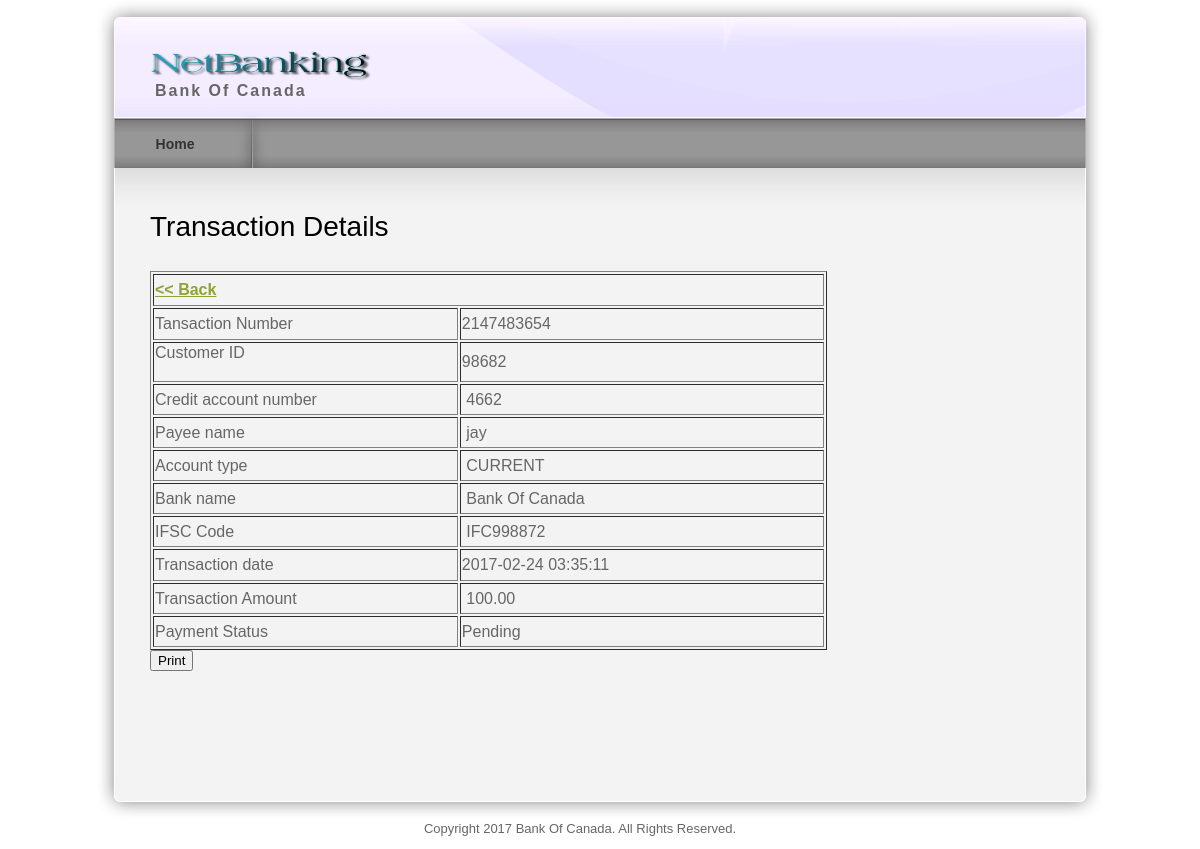
The page /Transactiondetails2.php?trid=2147483654 on the database its author committed.
### tables this page shows
CREATE TABLE `transaction` (
  `transactionid` bigint(15) NOT NULL,
  `customerid` int(10) NOT NULL,
  `accountnumber` varchar(25) NOT NULL,
  `transactiondate` datetime NOT NULL,
  `payeeid` int(25) NOT NULL,
  `payeename` varchar(25) NOT NULL,
  `receiveid` int(10) NOT NULL,
  `receivename` varchar(25) NOT NULL,
  `amount` float(10,2) NOT NULL,
  `paymentstat` varchar(25) NOT NULL
);

CREATE TABLE `registered_payee` (
  `payeeid` int(11) NOT NULL,
  `customerid` int(10) NOT NULL,
  `payeename` varchar(25) NOT NULL,
  `accountnumber` varchar(25) NOT NULL,
  `accounttype` varchar(25) NOT NULL,
  `bankname` varchar(25) NOT NULL,
  `ifsccode` varchar(25) NOT NULL
);

### Transactiondetails2.php (the view, shortened to what this page needs)
<?php
include("header.php");
$rectrans=mysql_query("select * from transaction where transactionid='$_GET[trid]'");
$recs = mysql_fetch_array($rectrans);
$rectransa=mysql_query("select * from registered_payee where payeeid='$recs[payeeid]'");
$recsa = mysql_fetch_array($rectransa);
?>
     <div id="templatemo_main"><span class="main_top"></span>
        <div id="templatemo_content">
        	<h2>Transaction Details</h2>
        	<form id="form1" name="form1" method="post" action="">
        	  <table width="677" border="1">
        	    <tr>
        	      <td height="32" colspan="2"><a href="Transactionmade.php?pst=Complete"><strong>&lt;&lt; Back</strong></a></td>
       	        </tr>
        	    <tr>
        	      <td width="289" height="32">Tansaction Number</td>
        	      <td width="346"><?php echo $recs['transactionid']; ?></td>
      	      </tr>
        	    <tr>
        	      <td height="31">Customer ID<br />
        	        <br /></td>
        	      <td><?php echo $recs['customerid']; ?></td>
      	      </tr>
        	    <tr>
        	      <td height="31">Credit account number</td>
        	      <td>&nbsp;<?php echo $recs['accountnumber']; ?></td>
      	      </tr>
        	    <tr>
        	      <td height="31">Payee name</td>
        	      <td>&nbsp;<?php echo $recsa['payeename']; ?></td>
      	      </tr>
        	    <tr>
        	      <td height="31">Account type</td>
        	      <td>&nbsp;<?php echo $recsa['accounttype']; ?></td>
      	      </tr>
        	    <tr>
        	      <td height="31">Bank name</td>
        	      <td>&nbsp;<?php echo $recsa['bankname']; ?></td>
      	      </tr>
        	    <tr>
        	      <td height="31">IFSC Code</td>
        	      <td>&nbsp;<?php echo $recsa['ifsccode']; ?></td>
      	      </tr>
        	    <tr>
        	      <td height="32">Transaction date</td>
        	      <td><?php echo $recs['transactiondate']; ?></td>
      	      </tr>
        	    <tr>
        	      <td height="31">Transaction Amount</td>
        	      <td>&nbsp;<?php echo $recs['amount']; ?></td>
      	      </tr>
        	    <tr>
        	      <td height="31">Payment Status</td>
        	      <td><?php echo $recs['paymentstat']; ?></td>
      	      </tr>
       	    </table>
<form>
<input type="button" value="Print" onClick="window.print()">
</form>
       	  </form>
<div class="cleaner_h50"></div>
        </div>
       <div id="templatemo_sidebar">
              <div class="cleaner_h40"></div>
                <h2>&nbsp;</h2>
</div>
     </div>
    <div id="templatemo_main_bottom"></div>
    <?php
include("footer.php");
?>

### templatemo_style.css (style rules this page uses)
body { margin: 0px; padding: 0px; color: #666; font-family: Helevetica,Arial,sans-serif; font-size: 13px; line-height:1.5em; background-color: #fff; background-repeat: repeat-x; }
a, a:link, a:visited { color: #8da332; }
h2 { font-size: 28px; font-weight: normal; line-height: 28px; margin: 0 0 30px 0; padding: 0; color: #000; }
.cleaner_h40 { clear: both; width:100%; height: 40px; }
.cleaner_h50 { clear: both; width:100%; height: 50px; }
#templatemo_main { position: relative; width: 900px; padding: 45px 55px; background: url(images/templatemo_content.png) repeat-y; }
#templatemo_main .main_top { position: absolute; top: 0; left: 20px; width: 970px; height: 45px; background: url(images/templatemo_content_top.png) no-repeat; }
#templatemo_main_bottom { width: 1010px; height: 40px; background: url(images/templatemo_content_bottom.png) no-repeat; }
#templatemo_content { float: left; width: 560px; }
#templatemo_sidebar { float: right; width: 280px; }

### rows shown on the page
transaction: transactionid "2147483654", customerid "98682", accountnumber "4662", transactiondate "2017-02-24 03:35:11", amount "100.00", paymentstat "Pending"
registered_payee: payeename "jay", accounttype "CURRENT", bankname "Bank Of Canada", ifsccode "IFC998872"
